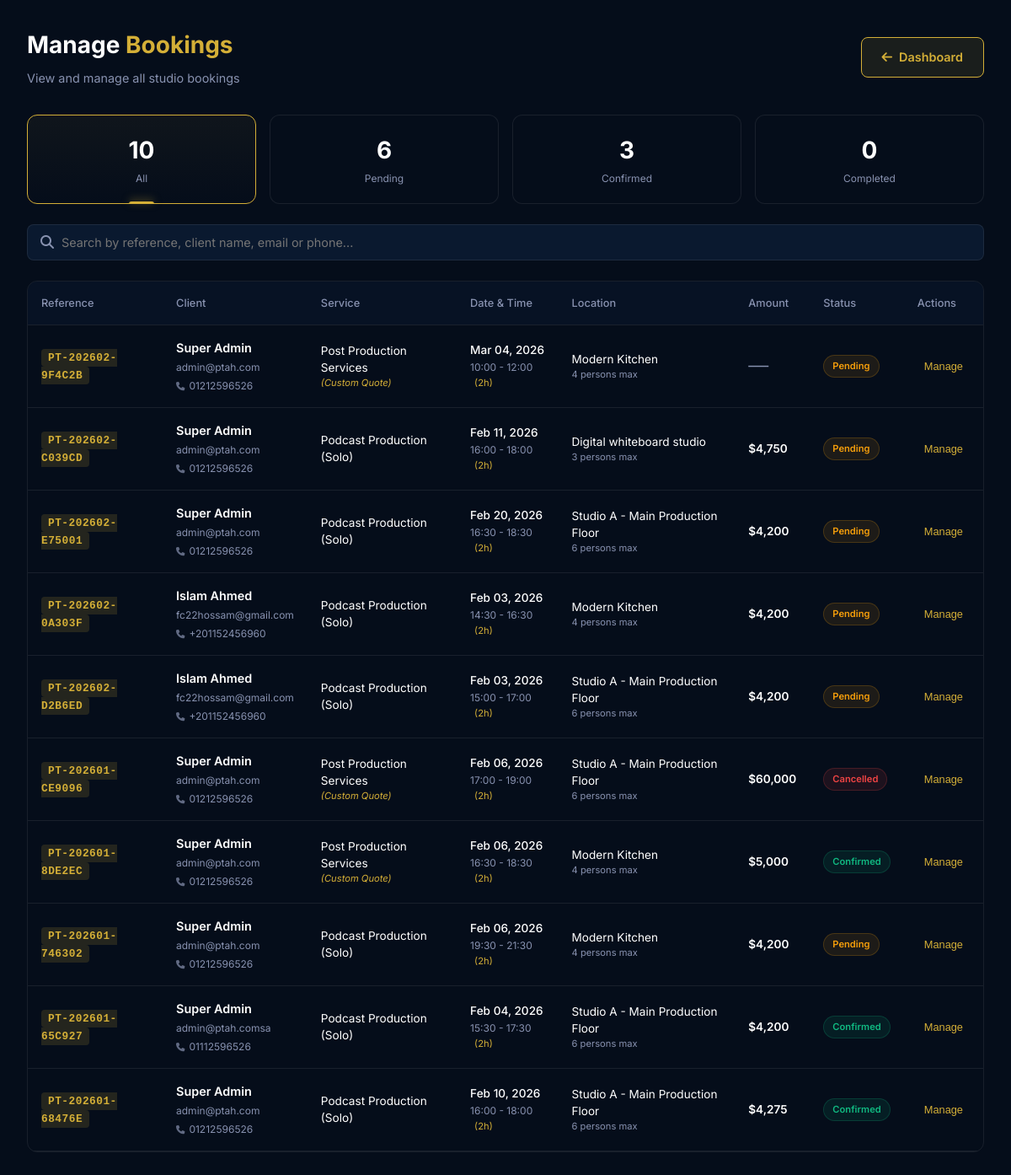
The app's page /admin/booking_details_view (signed in) with its own data.
### app.py (models this page shows, shortened)
class Booking(db.Model):
    __tablename__ = 'bookings'
    id = db.Column(db.Integer, primary_key=True)
    booking_reference = db.Column(db.String(20), unique=True, nullable=False)
    client_id = db.Column(db.Integer, db.ForeignKey('clients.id'), nullable=False)
    service_id = db.Column(db.Integer, db.ForeignKey('services.id'), nullable=False)
    studio_id = db.Column(db.Integer, db.ForeignKey('studios.id'), nullable=True)
    is_seen = db.Column(db.Boolean, default=False)
    booking_date = db.Column(db.Date, nullable=False)
    start_time = db.Column(db.Time, nullable=False)
    end_time = db.Column(db.Time, nullable=False)  # Store actual end time
    duration_hours = db.Column(db.Float, nullable=False)
    status = db.Column(db.String(20), default='pending')
    base_price = db.Column(db.Float, nullable=True)
    studio_price = db.Column(db.Float, default=0.0)       # Cost of Studio Time
    equipment_price = db.Column(db.Float, default=0.0)    # Cost of Add-ons
    total_price = db.Column(db.Float, nullable=False)     # Grand Total
    is_paid = db.Column(db.Boolean, default=False)
    payment_method = db.Column(db.String(50))
    equipment_data = db.Column(db.Text, nullable=True)  # JSON string of equipment quantities
    client_notes = db.Column(db.Text)
    internal_notes = db.Column(db.Text)
    created_at = db.Column(db.DateTime, default=datetime.utcnow)
    updated_at = db.Column(db.DateTime, default=datetime.utcnow, onupdate=datetime.utcnow)
    client = db.relationship('Client', back_populates='bookings')
    service = db.relationship('Service', back_populates='bookings')
    studio = db.relationship('Studio', back_populates='bookings')
    booking_add_ons = db.relationship('BookingAddOn', back_populates='booking', cascade='all, delete-orphan')
    project = db.relationship('Project', back_populates='booking', uselist=False)

class Client(db.Model):
    __tablename__ = 'clients'
    id = db.Column(db.Integer, primary_key=True)
    first_name = db.Column(db.String(50), nullable=False)
    last_name = db.Column(db.String(50), nullable=False)
    email = db.Column(db.String(120), nullable=False, index=True)
    phone = db.Column(db.String(20))
    company = db.Column(db.String(100))
    notes = db.Column(db.Text)
    created_at = db.Column(db.DateTime, default=datetime.utcnow)
    updated_at = db.Column(db.DateTime, default=datetime.utcnow, onupdate=datetime.utcnow)
    bookings = db.relationship('Booking', back_populates='client', cascade='all, delete-orphan')
    projects = db.relationship('Project', back_populates='client', cascade='all, delete-orphan')
    @property
    def full_name(self):
        return f"{self.first_name} {self.last_name}"

class Service(db.Model):
    __tablename__ = 'services'
    id = db.Column(db.Integer, primary_key=True)
    name = db.Column(db.String(100), nullable=False)
    name_ar = db.Column(db.String(100))
    slug = db.Column(db.String(100), unique=True, nullable=False)
    category = db.Column(db.String(50), nullable=False)
    base_price = db.Column(db.Float, nullable=False, default=0.0)
    description = db.Column(db.Text) # Short summary
    details = db.Column(db.Text)     # NEW: Long detailed description
    details_ar = db.Column(db.Text)
    is_quotation_only = db.Column(db.Boolean, default=False) # NEW: If true, price is hidden/TBD
    hourly_rate = db.Column(db.Float, nullable=False, default=0.0) # Fallback/Base hourly rate
    features = db.Column(db.Text)
    icon = db.Column(db.String(50), default='film')
    image_url = db.Column(db.String(500))
    display_order = db.Column(db.Integer, default=0)
    is_active = db.Column(db.Boolean, default=True)
    created_at = db.Column(db.DateTime, default=datetime.utcnow)
    pricing_tiers = db.relationship('ServicePricingTier', back_populates='service', cascade='all, delete-orphan') # NEW
    bookings = db.relationship('Booking', back_populates='service')
    add_ons = db.relationship('ServiceAddOn', back_populates='service', cascade='all, delete-orphan')

class Studio(db.Model):
    __tablename__ = 'studios'
    id = db.Column(db.Integer, primary_key=True)
    name = db.Column(db.String(100), nullable=False)
    name_ar = db.Column(db.String(100))
    slug = db.Column(db.String(100), unique=True, nullable=True)
    display_order = db.Column(db.Integer, default=0)
    persons_capacity = db.Column(db.Integer, nullable=False, default=3)  # Changed from hourly_rate
    description = db.Column(db.Text)
    description_ar = db.Column(db.Text)
    specs = db.Column(db.Text) # JSON or text specs
    specs_ar = db.Column(db.Text)
    image_url = db.Column(db.String(500))
    is_active = db.Column(db.Boolean, default=True)
    bookings = db.relationship('Booking', back_populates='studio')

### app.py (the view)
@app.route('/admin/booking_details_view')
@admin_required
def booking_details_view():
    bookings = Booking.query.order_by(Booking.created_at.desc()).all()
    equipment_list = ServiceAddOn.query.filter_by(is_active=True).all()
    new_inquiries = ContactInquiry.query.filter_by(status='new').count()
    return render_template('admin/bookings_details.html', bookings=bookings, equipment_list=equipment_list, new_inquiries=new_inquiries)

### app.py (called while the page is built)
@app.context_processor
def inject_conf_var():
    return dict(get_locale=get_locale)

def admin_required(f):
    @wraps(f)
    def decorated_function(*args, **kwargs):
        if 'user_id' not in session:
            return redirect(url_for('login', next=request.url))
        user = db.session.get(User, session['user_id'])
        if not user or not user.is_admin:
            flash('Access denied. Administrator privileges required.', 'error')
            abort(403)
        return f(*args, **kwargs)
    return decorated_function

### templates/admin/bookings_details.html (shortened to what this page needs)
<!DOCTYPE html>
<html lang="en">
<head>
    <link rel="stylesheet" href="https://cdnjs.cloudflare.com/ajax/libs/font-awesome/6.4.0/css/all.min.css">
</head>
<body>
    <div class="page-header">
        <div class="header-content">
            <h1 class="page-title">Manage <span>Bookings</span></h1>
            <p class="page-subtitle">View and manage all studio bookings</p>
        </div>
        <a href="{{ url_for('admin_dashboard') }}" class="btn-dashboard">
            <i class="fas fa-arrow-left"></i> Dashboard
        </a>
    </div>
    {% set count_all = bookings|length %}
    {% set count_pending = bookings|selectattr("status", "equalto", "pending")|list|length %}
    {% set count_confirmed = bookings|selectattr("status", "equalto", "confirmed")|list|length %}
    {% set count_completed = bookings|selectattr("status", "equalto", "completed")|list|length %}
    <div class="stats-grid">
        <div class="stat-card active" onclick="filterBookings('all', this)">
            <div class="stat-number">{{ count_all }}</div>
            <div class="stat-label">All</div>
        </div>
        <div class="stat-card" onclick="filterBookings('pending', this)">
            <div class="stat-number">{{ count_pending }}</div>
            <div class="stat-label">Pending</div>
        </div>
        <div class="stat-card" onclick="filterBookings('confirmed', this)">
            <div class="stat-number">{{ count_confirmed }}</div>
            <div class="stat-label">Confirmed</div>
        </div>
        <div class="stat-card" onclick="filterBookings('completed', this)">
            <div class="stat-number">{{ count_completed }}</div>
            <div class="stat-label">Completed</div>
        </div>
    </div>
    <div class="filter-bar">
        <div class="search-container">
            <i class="fas fa-search search-icon"></i>
            <input type="text" id="searchInput" class="search-input" placeholder="Search by reference, client name, email or phone..." onkeyup="searchBookings()">
        </div>
    </div>
    <div class="bookings-table-container">
        <table class="bookings-table" id="bookingsTable">
            <thead>
                <tr>
                    <th>Reference</th>
                    <th>Client</th>
                    <th>Service</th>
                    <th>Date & Time</th>
                    <th>Location</th>
                    <th>Amount</th>
                    <th>Status</th>
                    <th>Actions</th>
                </tr>
            </thead>
            <tbody>
                {% if bookings %}
                    {% for booking in bookings|sort(attribute='id', reverse=True) %}
                    <tr class="booking-row" data-status="{{ booking.status }}" data-reference="{{ booking.booking_reference|lower }}">
                        <td>
                            <span class="booking-ref">{{ booking.booking_reference }}</span>
                        </td>
                        <td class="client-cell">
                            <h4>{{ booking.client.full_name }}</h4>
                            <div style="margin-bottom: 3px;"><span>{{ booking.client.email }}</span></div>
                            <div style="display: flex; align-items: center; gap: 6px;">
                                <span style="display: flex; align-items: center; gap: 5px; color: var(--color-text-muted); font-size: 0.75rem;">
                                    <i class="fas fa-phone" style="font-size: 0.65rem; opacity: 0.7;"></i>
                                    {{ booking.client.phone }}
                                </span>
                            </div>
                        </td>
                        <td class="service-cell">
                            {{ booking.service.name }}
                            {% if booking.service.is_quotation_only %}
                                <div style="font-size: 0.7rem; color: var(--color-gold); font-style: italic;">(Custom Quote)</div>
                            {% endif %}
                        </td>
                        <td class="date-cell">
                            <div>{{ booking.booking_date.strftime('%b %d, %Y') }}</div>
                            <div>
                                {{ booking.start_time.strftime('%H:%M') }} -
                                {{ booking.end_time.strftime('%H:%M') }}
                                <span style="color: var(--color-gold); font-size: 0.7rem; margin-left: 5px;">
                                    ({{ booking.duration_hours|int }}h)
                                </span>
                            </div>
                        </td>
                        <td class="service-cell">
                            {{ booking.studio.name if booking.studio else 'No Studio Assigned' }}
                            <div style="font-size: 0.7rem; color: var(--color-text-muted);">
                                {{ booking.studio.persons_capacity if booking.studio else '' }} persons max
                            </div>
                        </td>
                        <td class="amount-cell">
                            {% set initial_calc = booking.studio_price + booking.equipment_price %}
                            {% if booking.service.is_quotation_only and (booking.total_price - initial_calc)|abs < 0.1 %}
                                <span style="font-size: 1.5rem; color: var(--color-text-muted); font-weight: 300;">&mdash;</span>
                            {% else %}
                                ${{ "{:,.0f}".format(booking.total_price) }}
                            {% endif %}
                        </td>
                        <td>
                            <span class="status-pill {{ booking.status }}">
                                {{ booking.status|replace('_', ' ')|title }}
                            </span>
                        </td>
                        <td>
                            <button
                                type="button"
                                class="btn-manage"
                                onclick="openManageModal(this)"
                                data-id="{{ booking.id }}"
                                data-reference="{{ booking.booking_reference }}"
                                data-client="{{ booking.client.full_name }}"
                                data-email="{{ booking.client.email }}"
                                data-service="{{ booking.service.name }}"
                                data-price="{{ booking.total_price }}"
                                data-status="{{ booking.status }}"
                                data-date="{{ booking.booking_date.strftime('%B %d, %Y') }}"
                                data-start-time="{{ booking.start_time.strftime('%H:%M') }}"
                                data-end-time="{{ booking.end_time.strftime('%H:%M') }}"
                                data-duration="{{ booking.duration_hours }}"
                                data-base-price="{{ booking.service.hourly_rate if booking.service.hourly_rate else booking.service.base_price }}"
                                data-equipment='{{ booking.equipment_data if booking.equipment_data else "{}" }}'
                            >
                                Manage
                            </button>
                        </td>
                    </tr>
                    {% endfor %}
                {% else %}
                    <tr id="noRowsMessage">
                        <td colspan="8" style="text-align:center; color: #8892B0; padding: 2rem;">
                            No bookings found.
                        </td>
                    </tr>
                {% endif %}
            </tbody>
        </table>
    </div>
</body>
</html>

### records on screen
Booking: booking_reference "PT-202602-9F4C2B", client.full_name "Super Admin", client.email "admin@ptah.com", client.phone "01212596526", service.name "Post Production Services", shows "(Custom Quote)", booking_date "Mar 04, 2026", start_time "10:00", end_time "12:00", duration_hours "2", studio "Modern Kitchen", studio "4", status "Pending"
Booking: booking_reference "PT-202602-C039CD", client.full_name "Super Admin", client.email "admin@ptah.com", client.phone "01212596526", service.name "Podcast Production (Solo)", booking_date "Feb 11, 2026", start_time "16:00", end_time "18:00", duration_hours "2", studio "Digital whiteboard studio", studio "3", total_price "4,750", status "Pending"
Booking: booking_reference "PT-202602-E75001", client.full_name "Super Admin", client.email "admin@ptah.com", client.phone "01212596526", service.name "Podcast Production (Solo)", booking_date "Feb 20, 2026", start_time "16:30", end_time "18:30", duration_hours "2", studio "Studio A - Main Production Floor", studio "6", total_price "4,200", status "Pending"
Booking: booking_reference "PT-202602-0A303F", client.full_name "Islam Ahmed", client.email "fc22hossam@gmail.com", client.phone "+201152456960", service.name "Podcast Production (Solo)", booking_date "Feb 03, 2026", start_time "14:30", end_time "16:30", duration_hours "2", studio "Modern Kitchen", studio "4", total_price "4,200", status "Pending"
Booking: booking_reference "PT-202602-D2B6ED", client.full_name "Islam Ahmed", client.email "fc22hossam@gmail.com", client.phone "+201152456960", service.name "Podcast Production (Solo)", booking_date "Feb 03, 2026", start_time "15:00", end_time "17:00", duration_hours "2", studio "Studio A - Main Production Floor", studio "6", total_price "4,200", status "Pending"
Booking: booking_reference "PT-202601-CE9096", client.full_name "Super Admin", client.email "admin@ptah.com", client.phone "01212596526", service.name "Post Production Services", shows "(Custom Quote)", booking_date "Feb 06, 2026", start_time "17:00", end_time "19:00", duration_hours "2", studio "Studio A - Main Production Floor", studio "6", total_price "60,000", status "Cancelled"
Booking: booking_reference "PT-202601-8DE2EC", client.full_name "Super Admin", client.email "admin@ptah.com", client.phone "01212596526", service.name "Post Production Services", shows "(Custom Quote)", booking_date "Feb 06, 2026", start_time "16:30", end_time "18:30", duration_hours "2", studio "Modern Kitchen", studio "4", total_price "5,000", status "Confirmed"
Booking: booking_reference "PT-202601-746302", client.full_name "Super Admin", client.email "admin@ptah.com", client.phone "01212596526", service.name "Podcast Production (Solo)", booking_date "Feb 06, 2026", start_time "19:30", end_time "21:30", duration_hours "2", studio "Modern Kitchen", studio "4", total_price "4,200", status "Pending"
Booking: booking_reference "PT-202601-65C927", client.full_name "Super Admin", client.email "admin@ptah.comsa", client.phone "01112596526", service.name "Podcast Production (Solo)", booking_date "Feb 04, 2026", start_time "15:30", end_time "17:30", duration_hours "2", studio "Studio A - Main Production Floor", studio "6", total_price "4,200", status "Confirmed"
Booking: booking_reference "PT-202601-68476E", client.full_name "Super Admin", client.email "admin@ptah.com", client.phone "01212596526", service.name "Podcast Production (Solo)", booking_date "Feb 10, 2026", start_time "16:00", end_time "18:00", duration_hours "2", studio "Studio A - Main Production Floor", studio "6", total_price "4,275", status "Confirmed"

### other values on screen
{{ count_all }} "10"
{{ count_pending }} "6"
{{ count_confirmed }} "3"
{{ count_completed }} "0"
